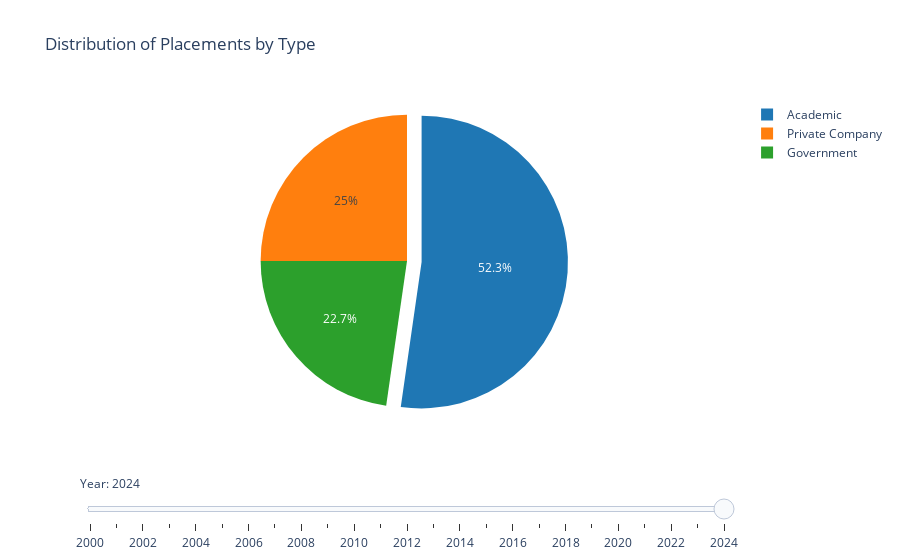

Here is the notebook cell this chart was saved with:
### Code cell
import plotly.express as px

# Prepare the data for the pie chart by melting the yearly counts into long format
yearly_combined_counts = placement_df.groupby('year').agg(
    academic_count=('academic', 'sum'),
    private_count=('private_company', 'sum'),
    government_count=('government', 'sum')
).reset_index()

# Filter out years 1999 and 2025
yearly_combined_counts = yearly_combined_counts[~yearly_combined_counts['year'].isin([1999, 2025])]

# Melt the data to get it in the right format for the pie chart
melted_counts = yearly_combined_counts.melt(
    id_vars=['year'],
    value_vars=['academic_count', 'private_count', 'government_count'],
    var_name='placement_type',
    value_name='count'
)

# Map the column names to display names
melted_counts['placement_type'] = melted_counts['placement_type'].map({
    'academic_count': 'Academic',
    'private_count': 'Private Company', 
    'government_count': 'Government'
})

# Create the pie chart
fig_pie = px.pie(
    melted_counts[melted_counts['year'] == melted_counts['year'].max()], # Start with most recent year
    values='count',
    names='placement_type',
    title='Distribution of Placements by Type',
    color_discrete_sequence=['#1f77b4', '#ff7f0e', '#2ca02c']  # Blue, Orange, Green
)

# Add a slider for the year
fig_pie.update_traces(
    selector=dict(type='pie'),
    pull=[0.1, 0, 0]  # Slightly pull out the academic slice for emphasis
)

# Create frames for animation
frames = [
    dict(
        data=[dict(
            type='pie',
            values=melted_counts[melted_counts['year'] == year].sort_values('placement_type')['count'],
            labels=sorted(['Academic', 'Private Company', 'Government'])
        )],
        name=str(int(year))
    )
    for year in sorted(melted_counts['year'].unique())
]

# Add slider
sliders = [dict(
    active=len(frames)-1,
    currentvalue={"prefix": "Year: "},
    pad={"t": 50},
    steps=[dict(
        label=str(int(year)),
        method='animate',
        args=[[str(int(year))], dict(
            frame=dict(duration=0, redraw=True),
            mode='immediate',
            transition=dict(duration=0)
        )]
    ) for year in sorted(melted_counts['year'].unique())]
)]

fig_pie.frames = frames
fig_pie.update_layout(
    sliders=sliders
)

# Save to HTML file
fig_pie.write_html("../output/placement_pie_chart.html")

# Display the figure
fig_pie.show()

### Figure 1 — Plotly figure (JSON) as saved in the notebook; plotly's stock layout.template omitted (floating-point values rounded to 4 significant figures)
{"data": [{"domain": {"x": [0, 1], "y": [0, 1]}, "hovertemplate": "placement_type=%{label}<br>count=%{value}<extra></extra>", "labels": ["Academic", "Private Company", "Government"], "legendgroup": "", "name": "", "pull": [0.1, 0, 0], "showlegend": true, "type": "pie", "values": [23, 11, 10]}], "layout": {"legend": {"tracegroupgap": 0}, "piecolorway": ["#1f77b4", "#ff7f0e", "#2ca02c"], "sliders": [{"active": 24, "currentvalue": {"prefix": "Year: "}, "pad": {"t": 50}, "steps": [{"args": [["2000"], {"frame": {"duration": 0, "redraw": true}, "mode": "immediate", "transition": {"duration": 0}}], "label": "2000", "method": "animate"}, {"args": [["2001"], {"frame": {"duration": 0, "redraw": true}, "mode": "immediate", "transition": {"duration": 0}}], "label": "2001", "method": "animate"}, {"args": [["2002"], {"frame": {"duration": 0, "redraw": true}, "mode": "immediate", "transition": {"duration": 0}}], "label": "2002", "method": "animate"}, {"args": [["2003"], {"frame": {"duration": 0, "redraw": true}, "mode": "immediate", "transition": {"duration": 0}}], "label": "2003", "method": "animate"}, {"args": [["2004"], {"frame": {"duration": 0, "redraw": true}, "mode": "immediate", "transition": {"duration": 0}}], "label": "2004", "method": "animate"}, {"args": [["2005"], {"frame": {"duration": 0, "redraw": true}, "mode": "immediate", "transition": {"duration": 0}}], "label": "2005", "method": "animate"}, {"args": [["2006"], {"frame": {"duration": 0, "redraw": true}, "mode": "immediate", "transition": {"duration": 0}}], "label": "2006", "method": "animate"}, {"args": [["2007"], {"frame": {"duration": 0, "redraw": true}, "mode": "immediate", "transition": {"duration": 0}}], "label": "2007", "method": "animate"}, {"args": [["2008"], {"frame": {"duration": 0, "redraw": true}, "mode": "immediate", "transition": {"duration": 0}}], "label": "2008", "method": "animate"}, {"args": [["2009"], {"frame": {"duration": 0, "redraw": true}, "mode": "immediate", "transition": {"duration": 0}}], "label": "2009", "method": "animate"}, {"args": [["2010"], {"frame": {"duration": 0, "redraw": true}, "mode": "immediate", "transition": {"duration": 0}}], "label": "2010", "method": "animate"}, {"args": [["2011"], {"frame": {"duration": 0, "redraw": true}, "mode": "immediate", "transition": {"duration": 0}}], "label": "2011", "method": "animate"}, {"args": [["2012"], {"frame": {"duration": 0, "redraw": true}, "mode": "immediate", "transition": {"duration": 0}}], "label": "2012", "method": "animate"}, {"args": [["2013"], {"frame": {"duration": 0, "redraw": true}, "mode": "immediate", "transition": {"duration": 0}}], "label": "2013", "method": "animate"}, {"args": [["2014"], {"frame": {"duration": 0, "redraw": true}, "mode": "immediate", "transition": {"duration": 0}}], "label": "2014", "method": "animate"}, {"args": [["2015"], {"frame": {"duration": 0, "redraw": true}, "mode": "immediate", "transition": {"duration": 0}}], "label": "2015", "method": "animate"}, {"args": [["2016"], {"frame": {"duration": 0, "redraw": true}, "mode": "immediate", "transition": {"duration": 0}}], "label": "2016", "method": "animate"}, {"args": [["2017"], {"frame": {"duration": 0, "redraw": true}, "mode": "immediate", "transition": {"duration": 0}}], "label": "2017", "method": "animate"}, {"args": [["2018"], {"frame": {"duration": 0, "redraw": true}, "mode": "immediate", "transition": {"duration": 0}}], "label": "2018", "method": "animate"}, {"args": [["2019"], {"frame": {"duration": 0, "redraw": true}, "mode": "immediate", "transition": {"duration": 0}}], "label": "2019", "method": "animate"}, {"args": [["2020"], {"frame": {"duration": 0, "redraw": true}, "mode": "immediate", "transition": {"duration": 0}}], "label": "2020", "method": "animate"}, {"args": [["2021"], {"frame": {"duration": 0, "redraw": true}, "mode": "immediate", "transition": {"duration": 0}}], "label": "2021", "method": "animate"}, {"args": [["2022"], {"frame": {"duration": 0, "redraw": true}, "mode": "immediate", "transition": {"duration": 0}}], "label": "2022", "method": "animate"}, {"args": [["2023"], {"frame": {"duration": 0, "redraw": true}, "mode": "immediate", "transition": {"duration": 0}}], "label": "2023", "method": "animate"}, {"args": [["2024"], {"frame": {"duration": 0, "redraw": true}, "mode": "immediate", "transition": {"duration": 0}}], "label": "2024", "method": "animate"}]}], "title": {"text": "Distribution of Placements by Type"}}}
